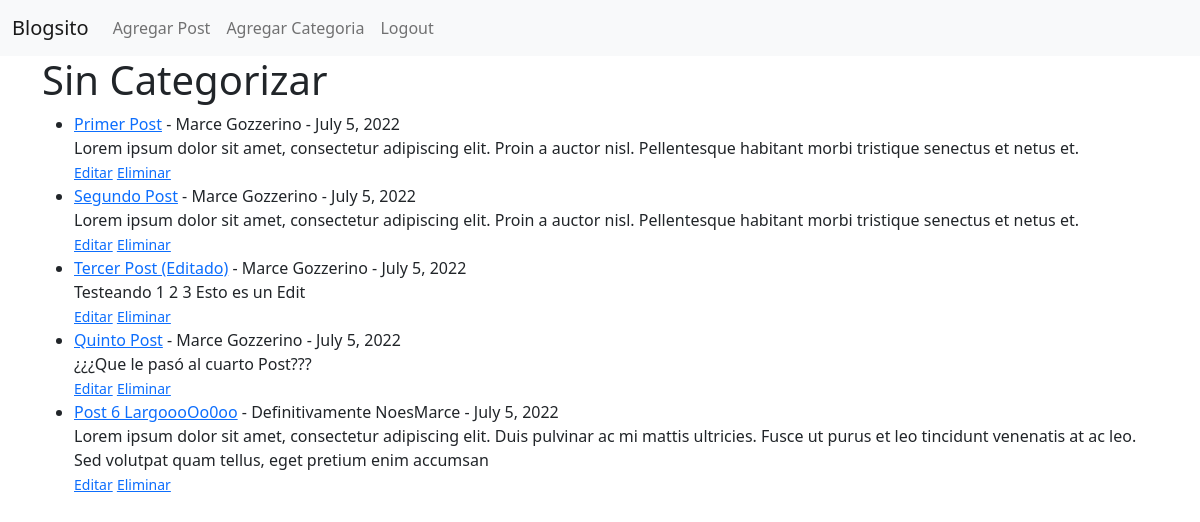
The app's page /categoria/Sin Categorizar/ (signed in) with its own data.
### vlog/models.py (models this page shows, shortened)
class Post(models.Model):
    titulo = models.CharField(max_length=255)
    etiqueta = models.CharField(max_length=255)
    autor = models.ForeignKey(User, on_delete=models.CASCADE)
    cuerpo = models.TextField()
    fecha = models.DateField(auto_now_add=True)
    categoria = models.CharField(max_length=255, default='Sin Categorizar')

### vlog/views.py (the view)
# urls.py: path('categoria/<str:cat>/', CategoriaVista, name='categoria'),
def CategoriaVista(request, cat):
    categoria_posts = Post.objects.filter(categoria=cat)
    return render(request, 'categoriasV.html', {'cat': cat.title(), 'categoria_posts': categoria_posts })

### vlog/templates/categoriasV.html
{% extends 'base.html' %}
{% block content %}
{% if categoria_posts %}
<h1>{{ cat }}</h1>
<ul>
{% for post in categoria_posts %}
    <li><a href="{% url 'ArticuloDetallado' post.pk %}">{{ post.titulo }}</a>
    -
    {{ post.autor.first_name }}
    {{ post.autor.last_name }} - {{ post.fecha }}</br>
    {{ post.cuerpo|slice:":200"}}</li>
    {% if user.is_authenticated %}
    <small><a href="{% url 'EditarPost' post.pk %}">Editar</a></small>
    <small><a href="{% url 'EliminarPost' post.pk %}">Eliminar</a></small>
    {% endif %}
{% endfor %}
{% else %}
Lo lamento, esa categoría no existe.
{% endif %}
</ul>
{% endblock %}

### records on screen
Post: titulo "Primer Post", autor.first_name "Marce", autor.last_name "Gozzerino", fecha "July 5, 2022", cuerpo "Lorem ipsum dolor sit amet, consectetur adipiscing elit. Proin a auctor nisl. Pellentesque habitant morbi tristique senectus et netus et."
Post: titulo "Segundo Post", autor.first_name "Marce", autor.last_name "Gozzerino", fecha "July 5, 2022", cuerpo "Lorem ipsum dolor sit amet, consectetur adipiscing elit. Proin a auctor nisl. Pellentesque habitant morbi tristique senectus et netus et."
Post: titulo "Tercer Post (Editado)", autor.first_name "Marce", autor.last_name "Gozzerino", fecha "July 5, 2022", cuerpo "Testeando 1 2 3 Esto es un Edit"
Post: titulo "Quinto Post", autor.first_name "Marce", autor.last_name "Gozzerino", fecha "July 5, 2022", cuerpo "¿¿¿Que le pasó al cuarto Post???"
Post: titulo "Post 6 LargoooOo0oo", autor.first_name "Definitivamente", autor.last_name "NoesMarce", fecha "July 5, 2022", cuerpo "Lorem ipsum dolor sit amet, consectetur adipiscing elit. Duis pulvinar ac mi mattis ultricies. Fusce ut purus et leo tincidunt venenatis at ac leo. Sed volutpat quam tellus, eget pretium enim accumsan"

### other values on screen
{{ cat }} "Sin Categorizar"
